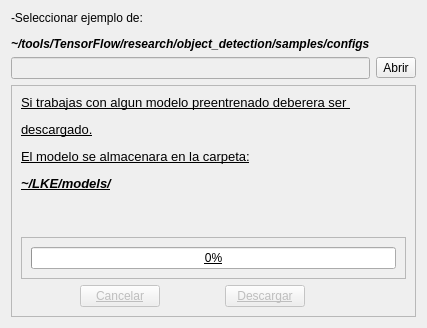
                      <widget class="QWidget" name="tab_10">
                       <attribute name="title">
                        <string>(OPC 1) Nuevo</string>
                       </attribute>
                       <layout class="QGridLayout" name="gridLayout_29">
                        <item row="0" column="0">
                         <widget class="QLabel" name="label_25">
                          <property name="sizePolicy">
                           <sizepolicy hsizetype="Fixed" vsizetype="Fixed">
                            <horstretch>0</horstretch>
                            <verstretch>0</verstretch>
                           </sizepolicy>
                          </property>
                          <property name="text">
                           <string>&lt;html&gt;&lt;head/&gt;&lt;body&gt;&lt;p&gt;-Seleccionar ejemplo de:&lt;/p&gt;&lt;p&gt;&lt;span style=&quot; font-size:9pt; font-weight:600; font-style:italic;&quot;&gt;~/tools/TensorFlow/research/object_detection/samples/configs&lt;/span&gt;&lt;/p&gt;&lt;/body&gt;&lt;/html&gt;</string>
                          </property>
                         </widget>
                        </item>
                        <item row="1" column="1">
                         <widget class="QToolButton" name="mbutton6">
                          <property name="text">
                           <string>Abrir</string>
                          </property>
                         </widget>
                        </item>
                        <item row="1" column="0">
                         <widget class="QLineEdit" name="lineE9">
                          <property name="enabled">
                           <bool>false</bool>
                          </property>
                          <property name="sizePolicy">
                           <sizepolicy hsizetype="Minimum" vsizetype="Fixed">
                            <horstretch>0</horstretch>
                            <verstretch>0</verstretch>
                           </sizepolicy>
                          </property>
                          <property name="text">
                           <string/>
                          </property>
                         </widget>
                        </item>
                        <item row="5" column="0" colspan="2">
                         <widget class="QFrame" name="frame_10">
                          <property name="sizePolicy">
                           <sizepolicy hsizetype="MinimumExpanding" vsizetype="Fixed">
                            <horstretch>0</horstretch>
                            <verstretch>0</verstretch>
                           </sizepolicy>
                          </property>
                          <property name="font">
                           <font>
                            <underline>true</underline>
                           </font>
                          </property>
                          <property name="frameShape">
                           <enum>QFrame::StyledPanel</enum>
                          </property>
                          <property name="frameShadow">
                           <enum>QFrame::Raised</enum>
                          </property>
                          <layout class="QGridLayout" name="gridLayout_27">
                           <item row="1" column="0">
                            <widget class="QLabel" name="label_26">
                             <property name="sizePolicy">
                              <sizepolicy hsizetype="Fixed" vsizetype="Preferred">
                               <horstretch>0</horstretch>
                               <verstretch>0</verstretch>
                              </sizepolicy>
                             </property>
                             <property name="text">
                              <string>&lt;html&gt;&lt;head/&gt;&lt;body&gt;&lt;p&gt;&lt;span style=&quot; font-size:10pt;&quot;&gt;Si trabajas con algun modelo preentrenado deberera ser &lt;/span&gt;&lt;/p&gt;&lt;p&gt;&lt;span style=&quot; font-size:10pt;&quot;&gt;descargado.&lt;/span&gt;&lt;/p&gt;&lt;p&gt;&lt;span style=&quot; font-size:10pt;&quot;&gt;El modelo se almacenara en la carpeta:&lt;/span&gt;&lt;/p&gt;&lt;p&gt;&lt;span style=&quot; font-size:10pt; font-weight:600; font-style:italic;&quot;&gt;~/LKE/models/&lt;/span&gt;&lt;/p&gt;&lt;/body&gt;&lt;/html&gt;</string>
                             </property>
                            </widget>
                           </item>
                           <item row="7" column="0" rowspan="2">
                            <layout class="QGridLayout" name="gridLayout_11">
                             <item row="1" column="5">
                              <widget class="QPushButton" name="downModel">
                               <property name="enabled">
                                <bool>false</bool>
                               </property>
                               <property name="sizePolicy">
                                <sizepolicy hsizetype="Fixed" vsizetype="Fixed">
                                 <horstretch>0</horstretch>
                                 <verstretch>0</verstretch>
                                </sizepolicy>
                               </property>
                               <property name="text">
                                <string>Descargar</string>
                               </property>
                              </widget>
                             </item>
                             <item row="1" column="0">
                              <widget class="QPushButton" name="pBCancelDown">
                               <property name="enabled">
                                <bool>false</bool>
                               </property>
                               <property name="sizePolicy">
                                <sizepolicy hsizetype="Fixed" vsizetype="Fixed">
                                 <horstretch>0</horstretch>
                                 <verstretch>0</verstretch>
                                </sizepolicy>
                               </property>
                               <property name="text">
                                <string>Cancelar</string>
                               </property>
                              </widget>
                             </item>
                             <item row="1" column="6">
                              <spacer name="horizontalSpacer_13">
                               <property name="orientation">
                                <enum>Qt::Horizontal</enum>
                               </property>
                               <property name="sizeType">
                                <enum>QSizePolicy::Fixed</enum>
                               </property>
                               <property name="sizeHint" stdset="0">
                                <size>
                                 <width>40</width>
                                 <height>20</height>
                                </size>
                               </property>
                              </spacer>
                             </item>
                            </layout>
                           </item>
                           <item row="3" column="0">
                            <widget class="QFrame" name="frame_5">
                             <property name="sizePolicy">
                              <sizepolicy hsizetype="MinimumExpanding" vsizetype="Preferred">
                               <horstretch>0</horstretch>
                               <verstretch>0</verstretch>
                              </sizepolicy>
                             </property>
                             <property name="frameShape">
                              <enum>QFrame::StyledPanel</enum>
                             </property>
                             <property name="frameShadow">
                              <enum>QFrame::Raised</enum>
                             </property>
                             <layout class="QGridLayout" name="gridLayout_26">
                              <item row="0" column="0">
                               <widget class="QProgressBar" name="progressBar">
                                <property name="sizePolicy">
                                 <sizepolicy hsizetype="MinimumExpanding" vsizetype="Fixed">
                                  <horstretch>0</horstretch>
                                  <verstretch>0</verstretch>
                                 </sizepolicy>
                                </property>
                                <property name="value">
                                 <number>0</number>
                                </property>
                               </widget>
                              </item>
                             </layout>
                            </widget>
                           </item>
                           <item row="2" column="0">
                            <spacer name="verticalSpacer_8">
                             <property name="orientation">
                              <enum>Qt::Vertical</enum>
                             </property>
                             <property name="sizeType">
                              <enum>QSizePolicy::Fixed</enum>
                             </property>
                             <property name="sizeHint" stdset="0">
                              <size>
                               <width>20</width>
                               <height>40</height>
                              </size>
                             </property>
                            </spacer>
                           </item>
                          </layout>
                         </widget>
                        </item>
                       </layout>
                      </widget>
